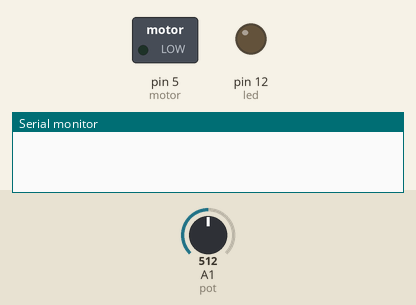
Recording of a sketch running on a simulated Arduino Uno, built with avr-gcc and run on an emulated ATmega328P. Shown: switched loads named in the sketch (green lamp = pin HIGH), output pins drawn as LEDs (lit = HIGH), the last lines printed to the serial monitor. The test bench sets the inputs (shaded band); at power-on: A1 (pot) = 512.

Above: at 1.2 s.
1.3 s: A1 (pot) set to 708
2.8 s: A1 (pot) set to 735
At 3.5 s:
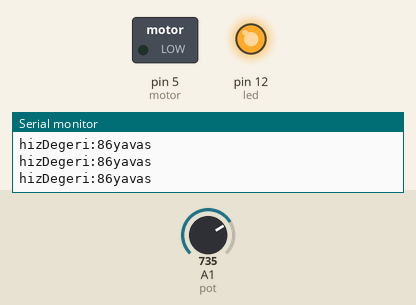
4.3 s: A1 (pot) set to 716
At 5.1 s:
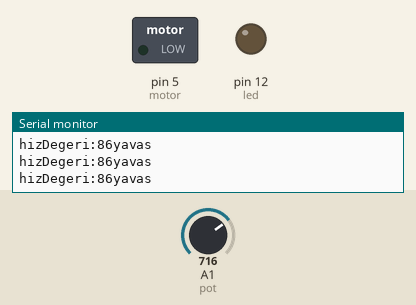
Timing chart, 0 to 7.3 s (numbered marks = the images above; inputs shaded):
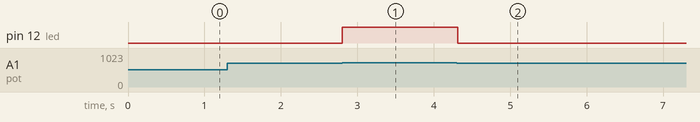

Measured:
- the behaviour switches between 726 and 727 on A1 (pot) (found by bisection; images 0 and 1)
- after the input at 1.3 s, every drawn part: stays the same
- after the input at 2.8 s, pin 12 (led): LOW → HIGH at once
- after the input at 4.3 s, pin 12 (led): HIGH → LOW at once

The sketch:

1_hafta_dev41.ino
```cpp
#define pot A1
#define motor 5
#define led 12

void setup(){

Serial.begin(9600);
  pinMode(motor, OUTPUT);
pinMode(led,OUTPUT);
}


void loop()
{
  int deger=analogRead(pot);
  deger=map(deger,0,1023,0,255);
  int hiz=map(deger,0,255,0,120);
  if(deger>180){
  digitalWrite(12, HIGH);
    Serial.print("hizDegeri:");
    Serial.print(hiz);
    Serial.println("yavas");

  }
  else{
    digitalWrite(12, LOW);
  }
}
```
